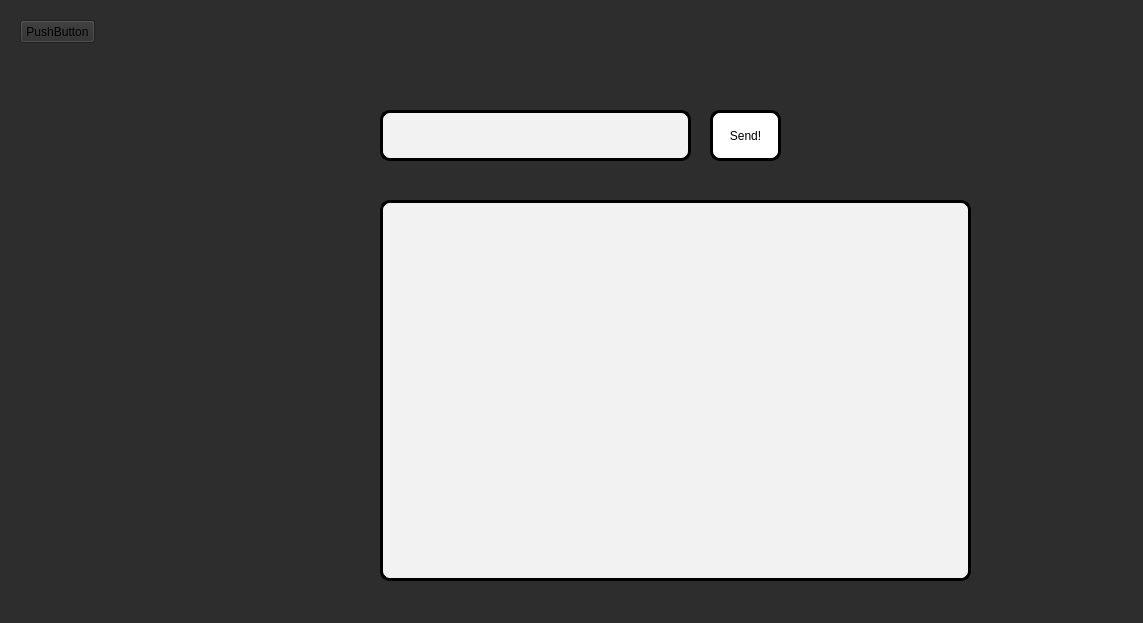
<?xml version="1.0" encoding="UTF-8"?>
<ui version="4.0">
 <class>MainWindow</class>
 <widget class="QMainWindow" name="MainWindow">
  <property name="geometry">
   <rect>
    <x>0</x>
    <y>0</y>
    <width>1143</width>
    <height>623</height>
   </rect>
  </property>
  <property name="windowTitle">
   <string>MainWindow</string>
  </property>
  <property name="styleSheet">
   <string notr="true">background-color:#2d2d2d;</string>
  </property>
  <widget class="QWidget" name="centralwidget">
   <widget class="QPushButton" name="submit">
    <property name="geometry">
     <rect>
      <x>710</x>
      <y>110</y>
      <width>71</width>
      <height>51</height>
     </rect>
    </property>
    <property name="cursor">
     <cursorShape>PointingHandCursor</cursorShape>
    </property>
    <property name="autoFillBackground">
     <bool>false</bool>
    </property>
    <property name="styleSheet">
     <string notr="true">border-radius:10px; background-color:white; border: 2.5px solid black;</string>
    </property>
    <property name="text">
     <string>Send!</string>
    </property>
    <property name="shortcut">
     <string>Return</string>
    </property>
   </widget>
   <widget class="QTextEdit" name="textinput">
    <property name="geometry">
     <rect>
      <x>380</x>
      <y>110</y>
      <width>311</width>
      <height>51</height>
     </rect>
    </property>
    <property name="font">
     <font>
      <family>Georgia</family>
     </font>
    </property>
    <property name="styleSheet">
     <string notr="true">background-color:#f2f2f2; color:black; padding:5px; border-radius:10px;border:2.5px solid black;</string>
    </property>
   </widget>
   <widget class="QPushButton" name="voiceinput">
    <property name="enabled">
     <bool>true</bool>
    </property>
    <property name="geometry">
     <rect>
      <x>910</x>
      <y>110</y>
      <width>51</width>
      <height>51</height>
     </rect>
    </property>
    <property name="cursor">
     <cursorShape>PointingHandCursor</cursorShape>
    </property>
    <property name="autoFillBackground">
     <bool>false</bool>
    </property>
    <property name="styleSheet">
     <string notr="true">border-radius:10px;</string>
    </property>
    <property name="text">
     <string/>
    </property>
    <property name="icon">
     <iconset>
      <normaloff>assets/microphone_icon.jpg</normaloff>assets/microphone_icon.jpg</iconset>
    </property>
    <property name="iconSize">
     <size>
      <width>64</width>
      <height>64</height>
     </size>
    </property>
    <property name="shortcut">
     <string>Shift+V</string>
    </property>
    <property name="checkable">
     <bool>false</bool>
    </property>
    <property name="autoRepeatInterval">
     <number>101</number>
    </property>
   </widget>
   <widget class="QPushButton" name="btn_toggle">
    <property name="geometry">
     <rect>
      <x>20</x>
      <y>20</y>
      <width>75</width>
      <height>23</height>
     </rect>
    </property>
    <property name="text">
     <string>PushButton</string>
    </property>
   </widget>
   <widget class="QTextEdit" name="chatrec">
    <property name="geometry">
     <rect>
      <x>380</x>
      <y>200</y>
      <width>591</width>
      <height>381</height>
     </rect>
    </property>
    <property name="styleSheet">
     <string notr="true">background-color:#f2f2f2; color:black;padding:8px; border: 2.5px solid black; border-radius:10px;</string>
    </property>
    <property name="readOnly">
     <bool>true</bool>
    </property>
    <property name="overwriteMode">
     <bool>true</bool>
    </property>
   </widget>
  </widget>
  <widget class="QStatusBar" name="statusbar"/>
 </widget>
 <resources/>
 <connections/>
</ui>
